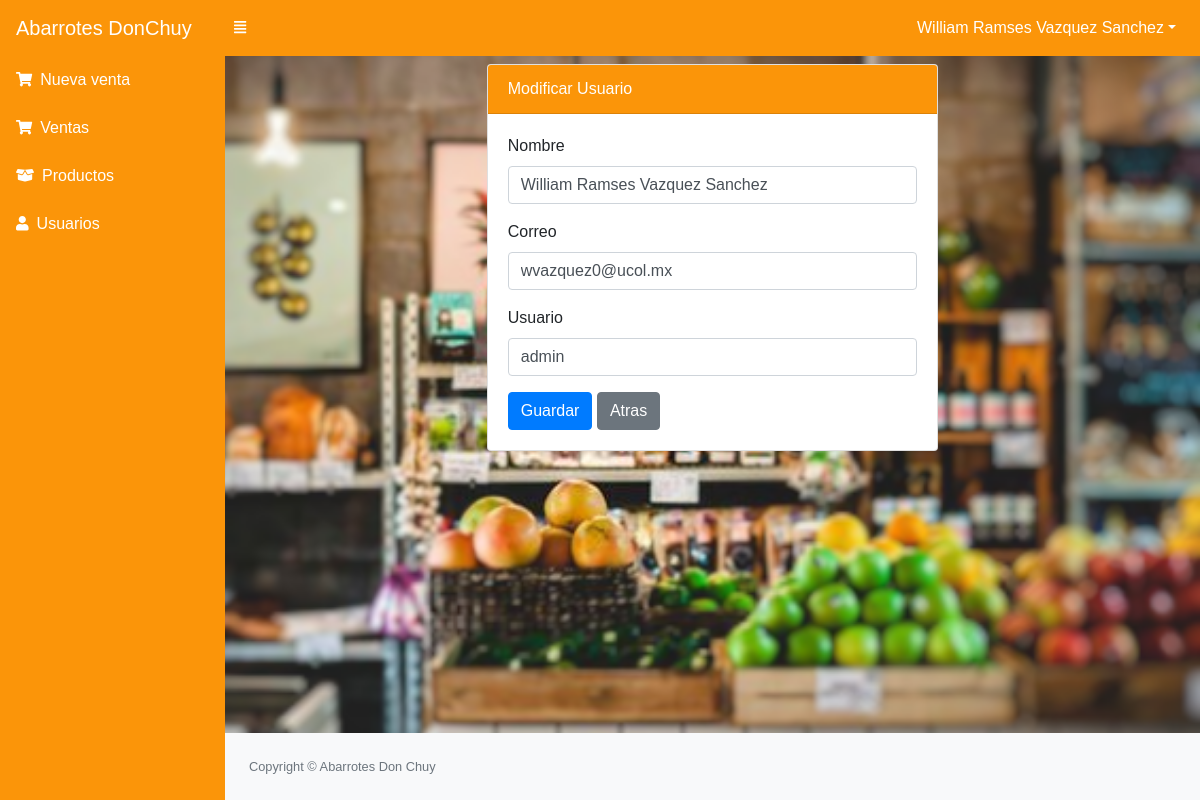
Page /src/editar_usuario.php?id=1 (signed in) on the committed database.
### tables this page shows
CREATE TABLE `usuario` (
  `idusuario` int(11) NOT NULL,
  `nombre` varchar(100) NOT NULL,
  `correo` varchar(100) NOT NULL,
  `usuario` varchar(20) NOT NULL,
  `clave` varchar(50) NOT NULL,
  `estado` int(11) NOT NULL DEFAULT 1
);

### src/editar_usuario.php (the view, shortened to what this page needs)
<?php include_once "includes/header.php";
require "../conexion.php";
$idusuario = $_REQUEST['id'];
$sql = mysqli_query($conexion, "SELECT * FROM usuario WHERE idusuario = $idusuario");
$result_sql = mysqli_num_rows($sql);
if ($result_sql == 0) {
    header("Location: usuarios.php");
} else {
    if ($data = mysqli_fetch_array($sql)) {
        $nombre = $data['nombre'];
        $correo = $data['correo'];
        $usuario = $data['usuario'];
    }
}
?>
<div class="row">
    <div class="col-md-6 mx-auto">
        <div class="card">
            <div class="card-header bg-primary text-white">
                Modificar Usuario
            </div>
            <div class="card-body">
                <form class="" action="" method="post">
                    <div class="form-group">
                        <label for="nombre">Nombre</label>
                        <input type="text" placeholder="Ingrese nombre" class="form-control" required name="nombre" id="nombre" value="<?php echo $nombre; ?>">
                    </div>
                    <div class="form-group">
                        <label for="correo">Correo</label>
                        <input type="text" placeholder="Ingrese correo" class="form-control" required name="correo" id="correo" value="<?php echo $correo; ?>">
                    </div>
                    <div class="form-group">
                        <label for="usuario">Usuario</label>
                        <input type="text" placeholder="Ingrese usuario" class="form-control" required name="usuario" id="usuario" value="<?php echo $usuario; ?>">
                    </div>
                    <button type="submit" class="btn btn-primary">Guardar</button>
                    <a href="usuarios.php" class="btn btn-secondary">Atras</a>
                </form>
            </div>
        </div>
    </div>
</div>
<?php include_once "includes/footer.php"; ?>

### src/includes/header.php (style rules this page uses)
body { margin: 0; padding: 0; background: url(assets/img/desen.png); background-size: cover; background-position: center; font-family: sans-serif; }

### rows in the picture
usuario: nombre "William Ramses Vazquez Sanchez", correo "wvazquez0@ucol.mx", usuario "admin"

### other values in the picture
$_SESSION['nombre'] "William Ramses Vazquez Sanchez"
